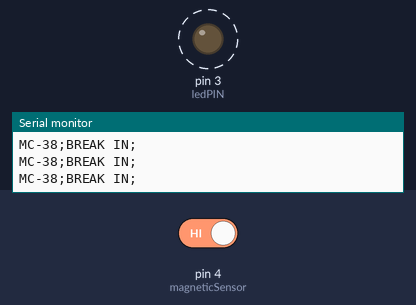
Recording of a sketch running on a simulated Arduino Uno, built with avr-gcc and run on an emulated ATmega328P. On the bench: output pins drawn as LEDs (lit = HIGH), the last lines printed to the serial monitor. Dashed ring = blinking. The inputs (shaded band) are chosen by the test bench; at power-on: pin 4 (magneticSensor) HIGH.

Above: at 1.4 s.
1.5 s: pin 4 (magneticSensor) driven LOW
At 2.3 s:
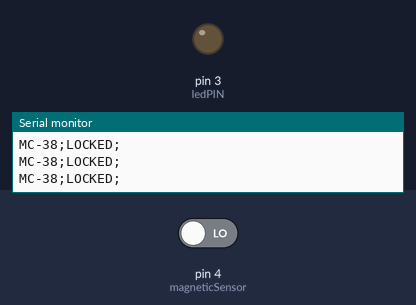
3.6 s: pin 4 (magneticSensor) driven HIGH
At 3.87 s:
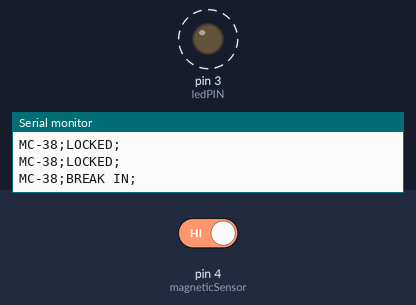
Timing chart, 0 to 12.6 s (numbered marks = the images above; inputs shaded):
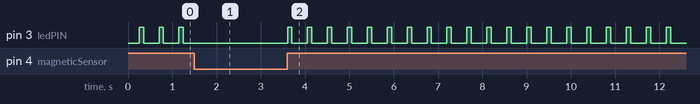

Measured:
- after the input at 1.5 s, pin 3 (ledPIN): stops changing and stays LOW
- after the input at 3.6 s, pin 3 (ledPIN): alternates HIGH for 0.10 s and LOW for 0.35 s, starting at once
- by itself, pin 3 (ledPIN): alternates HIGH for 0.10 s and LOW for 0.35 s

The sketch:

arduinoCode.ino
```cpp
const int ledPIN = 3;
const int magneticSensor = 4;
boolean state;

void setup() {
  // put your setup code here, to run once:
  Serial.begin(9600);    //iniciar puerto serie
  pinMode(ledPIN, OUTPUT);  //definir pin como salida
  pinMode(magneticSensor, INPUT_PULLUP);
  delay(250);
  Serial.println("Key;");
}

void alarma() {
    digitalWrite(ledPIN, HIGH);   // poner el Pin en HIGH
    delay(100);
    digitalWrite(ledPIN, LOW);    // poner el Pin en LOW
    delay(100);
}

void loop() {
  // put your main code here, to run repeatedly:
  state = digitalRead(magneticSensor);

  if (state == HIGH){
    //tone(buzzer, 400);
    alarma();
    Serial.println("MC-38;BREAK IN;");
  }
  else{
    //noTone(buzzer);
    Serial.println("MC-38;LOCKED;");
  }
  delay(250);
}
```
